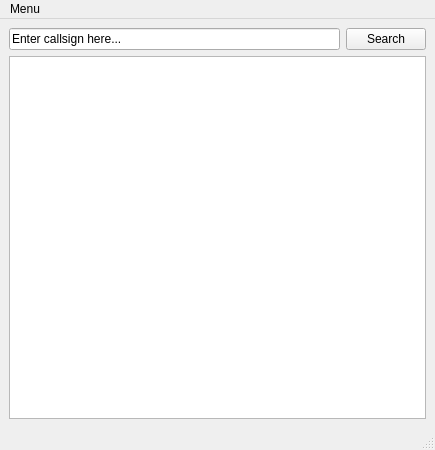
<?xml version="1.0" encoding="UTF-8"?>
<ui version="4.0">
 <class>MainWindow</class>
 <widget class="QMainWindow" name="MainWindow">
  <property name="geometry">
   <rect>
    <x>0</x>
    <y>0</y>
    <width>435</width>
    <height>450</height>
   </rect>
  </property>
  <property name="windowTitle">
   <string>MainWindow</string>
  </property>
  <widget class="QWidget" name="centralwidget">
   <layout class="QGridLayout" name="gridLayout">
    <item row="0" column="1">
     <widget class="QPushButton" name="searchbutton">
      <property name="text">
       <string>Search</string>
      </property>
     </widget>
    </item>
    <item row="0" column="0">
     <widget class="QLineEdit" name="searchinput">
      <property name="text">
       <string>Enter callsign here...</string>
      </property>
     </widget>
    </item>
    <item row="1" column="0" colspan="2">
     <widget class="QListWidget" name="listWidget"/>
    </item>
   </layout>
  </widget>
  <widget class="QMenuBar" name="menubar">
   <property name="geometry">
    <rect>
     <x>0</x>
     <y>0</y>
     <width>435</width>
     <height>21</height>
    </rect>
   </property>
   <widget class="QMenu" name="menuFile">
    <property name="title">
     <string>Menu</string>
    </property>
    <addaction name="actionOptions"/>
    <addaction name="actionAbout"/>
    <addaction name="actionExit"/>
   </widget>
   <addaction name="menuFile"/>
  </widget>
  <widget class="QStatusBar" name="statusbar"/>
  <action name="actionReadme">
   <property name="text">
    <string>Readme</string>
   </property>
  </action>
  <action name="actionInfo">
   <property name="text">
    <string>Info</string>
   </property>
  </action>
  <action name="actionExit">
   <property name="text">
    <string>Exit</string>
   </property>
  </action>
  <action name="actionAbout">
   <property name="text">
    <string>About</string>
   </property>
  </action>
  <action name="actionOptions">
   <property name="text">
    <string>Options</string>
   </property>
  </action>
 </widget>
 <resources/>
 <connections/>
</ui>
